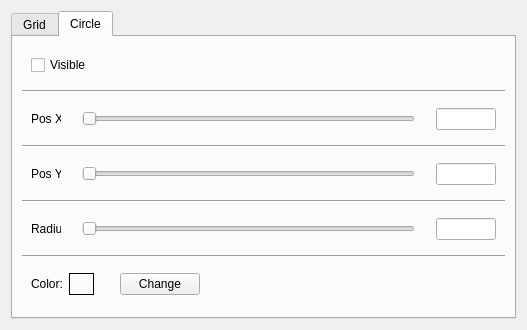
<?xml version="1.0" encoding="UTF-8"?>
<ui version="4.0">
 <class>AlignmentSettingsDialog</class>
 <widget class="QDialog" name="AlignmentSettingsDialog">
  <property name="geometry">
   <rect>
    <x>0</x>
    <y>0</y>
    <width>527</width>
    <height>330</height>
   </rect>
  </property>
  <property name="windowTitle">
   <string>Alignmet Tools</string>
  </property>
  <layout class="QVBoxLayout" name="verticalLayout_3">
   <item>
    <widget class="QTabWidget" name="tabWidget">
     <property name="currentIndex">
      <number>1</number>
     </property>
     <widget class="QWidget" name="gridTabPtr">
      <attribute name="title">
       <string>Grid</string>
      </attribute>
      <layout class="QVBoxLayout" name="verticalLayout_2">
       <item>
        <widget class="QWidget" name="gridVisibleWidgetPtr_" native="true">
         <layout class="QHBoxLayout" name="horizontalLayout_8">
          <item>
           <widget class="QCheckBox" name="gridVisibleCheckBoxPtr_">
            <property name="text">
             <string>Visible</string>
            </property>
           </widget>
          </item>
          <item>
           <spacer name="horizontalSpacer_12">
            <property name="orientation">
             <enum>Qt::Horizontal</enum>
            </property>
            <property name="sizeHint" stdset="0">
             <size>
              <width>407</width>
              <height>20</height>
             </size>
            </property>
           </spacer>
          </item>
         </layout>
        </widget>
       </item>
       <item>
        <widget class="Line" name="line_6">
         <property name="orientation">
          <enum>Qt::Horizontal</enum>
         </property>
        </widget>
       </item>
       <item>
        <widget class="QWidget" name="gridRowsWidgetPtr_" native="true">
         <layout class="QHBoxLayout" name="horizontalLayout_3">
          <item>
           <widget class="QLabel" name="label">
            <property name="sizePolicy">
             <sizepolicy hsizetype="Fixed" vsizetype="Preferred">
              <horstretch>0</horstretch>
              <verstretch>0</verstretch>
             </sizepolicy>
            </property>
            <property name="minimumSize">
             <size>
              <width>25</width>
              <height>0</height>
             </size>
            </property>
            <property name="maximumSize">
             <size>
              <width>25</width>
              <height>16777215</height>
             </size>
            </property>
            <property name="text">
             <string>Rows</string>
            </property>
           </widget>
          </item>
          <item>
           <widget class="QComboBox" name="gridRowsComboBoxPtr_">
            <property name="sizePolicy">
             <sizepolicy hsizetype="Fixed" vsizetype="Fixed">
              <horstretch>0</horstretch>
              <verstretch>0</verstretch>
             </sizepolicy>
            </property>
            <property name="minimumSize">
             <size>
              <width>60</width>
              <height>0</height>
             </size>
            </property>
            <property name="maximumSize">
             <size>
              <width>60</width>
              <height>16777215</height>
             </size>
            </property>
           </widget>
          </item>
          <item>
           <spacer name="horizontalSpacer_4">
            <property name="orientation">
             <enum>Qt::Horizontal</enum>
            </property>
            <property name="sizeHint" stdset="0">
             <size>
              <width>369</width>
              <height>20</height>
             </size>
            </property>
           </spacer>
          </item>
         </layout>
        </widget>
       </item>
       <item>
        <widget class="Line" name="line_3">
         <property name="orientation">
          <enum>Qt::Horizontal</enum>
         </property>
        </widget>
       </item>
       <item>
        <widget class="QWidget" name="gridColsWidgetPtr_" native="true">
         <layout class="QHBoxLayout" name="horizontalLayout_9">
          <item>
           <widget class="QLabel" name="label_2">
            <property name="sizePolicy">
             <sizepolicy hsizetype="Fixed" vsizetype="Preferred">
              <horstretch>0</horstretch>
              <verstretch>0</verstretch>
             </sizepolicy>
            </property>
            <property name="minimumSize">
             <size>
              <width>25</width>
              <height>0</height>
             </size>
            </property>
            <property name="maximumSize">
             <size>
              <width>25</width>
              <height>16777215</height>
             </size>
            </property>
            <property name="text">
             <string>Cols</string>
            </property>
           </widget>
          </item>
          <item>
           <widget class="QComboBox" name="gridColsComboBoxPtr_">
            <property name="sizePolicy">
             <sizepolicy hsizetype="Fixed" vsizetype="Fixed">
              <horstretch>0</horstretch>
              <verstretch>0</verstretch>
             </sizepolicy>
            </property>
            <property name="minimumSize">
             <size>
              <width>60</width>
              <height>0</height>
             </size>
            </property>
            <property name="maximumSize">
             <size>
              <width>60</width>
              <height>16777215</height>
             </size>
            </property>
           </widget>
          </item>
          <item>
           <spacer name="horizontalSpacer_6">
            <property name="orientation">
             <enum>Qt::Horizontal</enum>
            </property>
            <property name="sizeHint" stdset="0">
             <size>
              <width>369</width>
              <height>20</height>
             </size>
            </property>
           </spacer>
          </item>
         </layout>
        </widget>
       </item>
       <item>
        <widget class="Line" name="line_7">
         <property name="orientation">
          <enum>Qt::Horizontal</enum>
         </property>
        </widget>
       </item>
       <item>
        <widget class="QWidget" name="gridColorWidgetPtr_" native="true">
         <layout class="QHBoxLayout" name="horizontalLayout">
          <item>
           <widget class="QLabel" name="gridColorLabelPtr_">
            <property name="text">
             <string>Color:</string>
            </property>
           </widget>
          </item>
          <item>
           <widget class="QLabel" name="gridColorImageLabelPtr_">
            <property name="sizePolicy">
             <sizepolicy hsizetype="Fixed" vsizetype="Preferred">
              <horstretch>0</horstretch>
              <verstretch>0</verstretch>
             </sizepolicy>
            </property>
            <property name="minimumSize">
             <size>
              <width>25</width>
              <height>0</height>
             </size>
            </property>
            <property name="maximumSize">
             <size>
              <width>25</width>
              <height>16777215</height>
             </size>
            </property>
            <property name="frameShape">
             <enum>QFrame::Box</enum>
            </property>
            <property name="text">
             <string/>
            </property>
           </widget>
          </item>
          <item>
           <spacer name="horizontalSpacer_13">
            <property name="orientation">
             <enum>Qt::Horizontal</enum>
            </property>
            <property name="sizeType">
             <enum>QSizePolicy::Fixed</enum>
            </property>
            <property name="sizeHint" stdset="0">
             <size>
              <width>20</width>
              <height>20</height>
             </size>
            </property>
           </spacer>
          </item>
          <item>
           <widget class="QPushButton" name="gridColorChangePushButtonPtr_">
            <property name="text">
             <string>Change</string>
            </property>
           </widget>
          </item>
          <item>
           <spacer name="horizontalSpacer">
            <property name="orientation">
             <enum>Qt::Horizontal</enum>
            </property>
            <property name="sizeHint" stdset="0">
             <size>
              <width>40</width>
              <height>20</height>
             </size>
            </property>
           </spacer>
          </item>
         </layout>
        </widget>
       </item>
       <item>
        <spacer name="verticalSpacer">
         <property name="orientation">
          <enum>Qt::Vertical</enum>
         </property>
         <property name="sizeHint" stdset="0">
          <size>
           <width>20</width>
           <height>51</height>
          </size>
         </property>
        </spacer>
       </item>
      </layout>
     </widget>
     <widget class="QWidget" name="circleTabPtr_">
      <attribute name="title">
       <string>Circle</string>
      </attribute>
      <layout class="QVBoxLayout" name="verticalLayout">
       <item>
        <widget class="QWidget" name="circleVisibleWidgetPtr_" native="true">
         <layout class="QHBoxLayout" name="horizontalLayout_2">
          <item>
           <widget class="QCheckBox" name="circleVisibleCheckBoxPtr_">
            <property name="layoutDirection">
             <enum>Qt::LeftToRight</enum>
            </property>
            <property name="text">
             <string>Visible</string>
            </property>
           </widget>
          </item>
          <item>
           <spacer name="horizontalSpacer_2">
            <property name="orientation">
             <enum>Qt::Horizontal</enum>
            </property>
            <property name="sizeHint" stdset="0">
             <size>
              <width>407</width>
              <height>20</height>
             </size>
            </property>
           </spacer>
          </item>
         </layout>
        </widget>
       </item>
       <item>
        <widget class="Line" name="line">
         <property name="orientation">
          <enum>Qt::Horizontal</enum>
         </property>
        </widget>
       </item>
       <item>
        <widget class="QWidget" name="circlePosXWidgetPtr_" native="true">
         <layout class="QHBoxLayout" name="horizontalLayout_4">
          <item>
           <widget class="QLabel" name="circlePosXLabelPtr_">
            <property name="sizePolicy">
             <sizepolicy hsizetype="Fixed" vsizetype="Preferred">
              <horstretch>0</horstretch>
              <verstretch>0</verstretch>
             </sizepolicy>
            </property>
            <property name="minimumSize">
             <size>
              <width>30</width>
              <height>0</height>
             </size>
            </property>
            <property name="maximumSize">
             <size>
              <width>30</width>
              <height>16777215</height>
             </size>
            </property>
            <property name="text">
             <string>Pos X</string>
            </property>
           </widget>
          </item>
          <item>
           <spacer name="horizontalSpacer_3">
            <property name="orientation">
             <enum>Qt::Horizontal</enum>
            </property>
            <property name="sizeType">
             <enum>QSizePolicy::Fixed</enum>
            </property>
            <property name="sizeHint" stdset="0">
             <size>
              <width>15</width>
              <height>20</height>
             </size>
            </property>
           </spacer>
          </item>
          <item>
           <widget class="QSlider" name="circlePosXSliderPtr_">
            <property name="orientation">
             <enum>Qt::Horizontal</enum>
            </property>
           </widget>
          </item>
          <item>
           <spacer name="horizontalSpacer_5">
            <property name="orientation">
             <enum>Qt::Horizontal</enum>
            </property>
            <property name="sizeType">
             <enum>QSizePolicy::Fixed</enum>
            </property>
            <property name="sizeHint" stdset="0">
             <size>
              <width>15</width>
              <height>20</height>
             </size>
            </property>
           </spacer>
          </item>
          <item>
           <widget class="QLineEdit" name="circlePosXLineEditPtr_">
            <property name="sizePolicy">
             <sizepolicy hsizetype="Fixed" vsizetype="Fixed">
              <horstretch>0</horstretch>
              <verstretch>0</verstretch>
             </sizepolicy>
            </property>
            <property name="minimumSize">
             <size>
              <width>60</width>
              <height>0</height>
             </size>
            </property>
            <property name="maximumSize">
             <size>
              <width>60</width>
              <height>16777215</height>
             </size>
            </property>
           </widget>
          </item>
         </layout>
        </widget>
       </item>
       <item>
        <widget class="Line" name="line_2">
         <property name="orientation">
          <enum>Qt::Horizontal</enum>
         </property>
        </widget>
       </item>
       <item>
        <widget class="QWidget" name="widget_5" native="true">
         <layout class="QHBoxLayout" name="horizontalLayout_5">
          <item>
           <widget class="QLabel" name="circlePosYLabelPtr_">
            <property name="sizePolicy">
             <sizepolicy hsizetype="Fixed" vsizetype="Preferred">
              <horstretch>0</horstretch>
              <verstretch>0</verstretch>
             </sizepolicy>
            </property>
            <property name="minimumSize">
             <size>
              <width>30</width>
              <height>0</height>
             </size>
            </property>
            <property name="maximumSize">
             <size>
              <width>30</width>
              <height>16777215</height>
             </size>
            </property>
            <property name="text">
             <string>Pos Y</string>
            </property>
           </widget>
          </item>
          <item>
           <spacer name="horizontalSpacer_7">
            <property name="orientation">
             <enum>Qt::Horizontal</enum>
            </property>
            <property name="sizeType">
             <enum>QSizePolicy::Fixed</enum>
            </property>
            <property name="sizeHint" stdset="0">
             <size>
              <width>15</width>
              <height>20</height>
             </size>
            </property>
           </spacer>
          </item>
          <item>
           <widget class="QSlider" name="circlePosYSliderPtr_">
            <property name="orientation">
             <enum>Qt::Horizontal</enum>
            </property>
           </widget>
          </item>
          <item>
           <spacer name="horizontalSpacer_8">
            <property name="orientation">
             <enum>Qt::Horizontal</enum>
            </property>
            <property name="sizeType">
             <enum>QSizePolicy::Fixed</enum>
            </property>
            <property name="sizeHint" stdset="0">
             <size>
              <width>15</width>
              <height>20</height>
             </size>
            </property>
           </spacer>
          </item>
          <item>
           <widget class="QLineEdit" name="circlePosYLineEditPtr_">
            <property name="sizePolicy">
             <sizepolicy hsizetype="Fixed" vsizetype="Fixed">
              <horstretch>0</horstretch>
              <verstretch>0</verstretch>
             </sizepolicy>
            </property>
            <property name="minimumSize">
             <size>
              <width>60</width>
              <height>0</height>
             </size>
            </property>
            <property name="maximumSize">
             <size>
              <width>60</width>
              <height>16777215</height>
             </size>
            </property>
           </widget>
          </item>
         </layout>
        </widget>
       </item>
       <item>
        <widget class="Line" name="line_4">
         <property name="orientation">
          <enum>Qt::Horizontal</enum>
         </property>
        </widget>
       </item>
       <item>
        <widget class="QWidget" name="circleRadiusWidgetPtr_" native="true">
         <layout class="QHBoxLayout" name="horizontalLayout_6">
          <item>
           <widget class="QLabel" name="circleRadiusLabelPtr_">
            <property name="sizePolicy">
             <sizepolicy hsizetype="Fixed" vsizetype="Preferred">
              <horstretch>0</horstretch>
              <verstretch>0</verstretch>
             </sizepolicy>
            </property>
            <property name="minimumSize">
             <size>
              <width>30</width>
              <height>0</height>
             </size>
            </property>
            <property name="maximumSize">
             <size>
              <width>30</width>
              <height>16777215</height>
             </size>
            </property>
            <property name="text">
             <string>Radius </string>
            </property>
           </widget>
          </item>
          <item>
           <spacer name="horizontalSpacer_9">
            <property name="orientation">
             <enum>Qt::Horizontal</enum>
            </property>
            <property name="sizeType">
             <enum>QSizePolicy::Fixed</enum>
            </property>
            <property name="sizeHint" stdset="0">
             <size>
              <width>15</width>
              <height>20</height>
             </size>
            </property>
           </spacer>
          </item>
          <item>
           <widget class="QSlider" name="circleRadiusSliderPtr_">
            <property name="orientation">
             <enum>Qt::Horizontal</enum>
            </property>
           </widget>
          </item>
          <item>
           <spacer name="horizontalSpacer_10">
            <property name="orientation">
             <enum>Qt::Horizontal</enum>
            </property>
            <property name="sizeType">
             <enum>QSizePolicy::Fixed</enum>
            </property>
            <property name="sizeHint" stdset="0">
             <size>
              <width>15</width>
              <height>20</height>
             </size>
            </property>
           </spacer>
          </item>
          <item>
           <widget class="QLineEdit" name="circleRadiusLineEditPtr_">
            <property name="sizePolicy">
             <sizepolicy hsizetype="Fixed" vsizetype="Fixed">
              <horstretch>0</horstretch>
              <verstretch>0</verstretch>
             </sizepolicy>
            </property>
            <property name="minimumSize">
             <size>
              <width>60</width>
              <height>0</height>
             </size>
            </property>
            <property name="maximumSize">
             <size>
              <width>60</width>
              <height>16777215</height>
             </size>
            </property>
           </widget>
          </item>
         </layout>
        </widget>
       </item>
       <item>
        <widget class="Line" name="line_5">
         <property name="orientation">
          <enum>Qt::Horizontal</enum>
         </property>
        </widget>
       </item>
       <item>
        <widget class="QWidget" name="widget_7" native="true">
         <layout class="QHBoxLayout" name="horizontalLayout_7">
          <item>
           <widget class="QLabel" name="circleColorLabelPtr_">
            <property name="text">
             <string>Color:</string>
            </property>
           </widget>
          </item>
          <item>
           <widget class="QLabel" name="circleColorImageLabelPtr_">
            <property name="sizePolicy">
             <sizepolicy hsizetype="Fixed" vsizetype="Preferred">
              <horstretch>0</horstretch>
              <verstretch>0</verstretch>
             </sizepolicy>
            </property>
            <property name="minimumSize">
             <size>
              <width>25</width>
              <height>0</height>
             </size>
            </property>
            <property name="maximumSize">
             <size>
              <width>25</width>
              <height>16777215</height>
             </size>
            </property>
            <property name="autoFillBackground">
             <bool>false</bool>
            </property>
            <property name="frameShape">
             <enum>QFrame::Box</enum>
            </property>
            <property name="text">
             <string/>
            </property>
           </widget>
          </item>
          <item>
           <spacer name="horizontalSpacer_14">
            <property name="orientation">
             <enum>Qt::Horizontal</enum>
            </property>
            <property name="sizeType">
             <enum>QSizePolicy::Fixed</enum>
            </property>
            <property name="sizeHint" stdset="0">
             <size>
              <width>20</width>
              <height>20</height>
             </size>
            </property>
           </spacer>
          </item>
          <item>
           <widget class="QPushButton" name="circleColorChangePushButtonPtr_">
            <property name="text">
             <string>Change</string>
            </property>
           </widget>
          </item>
          <item>
           <spacer name="horizontalSpacer_11">
            <property name="orientation">
             <enum>Qt::Horizontal</enum>
            </property>
            <property name="sizeHint" stdset="0">
             <size>
              <width>40</width>
              <height>20</height>
             </size>
            </property>
           </spacer>
          </item>
         </layout>
        </widget>
       </item>
       <item>
        <spacer name="verticalSpacer_2">
         <property name="orientation">
          <enum>Qt::Vertical</enum>
         </property>
         <property name="sizeHint" stdset="0">
          <size>
           <width>20</width>
           <height>4</height>
          </size>
         </property>
        </spacer>
       </item>
      </layout>
     </widget>
    </widget>
   </item>
  </layout>
 </widget>
 <resources/>
 <connections/>
</ui>
